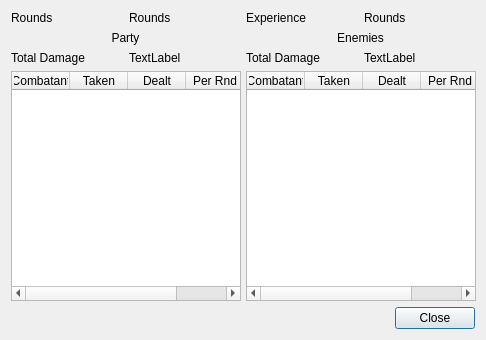
<?xml version="1.0" encoding="UTF-8"?>
<ui version="4.0">
 <class>BattleDialogLogView</class>
 <widget class="QDialog" name="BattleDialogLogView">
  <property name="geometry">
   <rect>
    <x>0</x>
    <y>0</y>
    <width>486</width>
    <height>340</height>
   </rect>
  </property>
  <property name="minimumSize">
   <size>
    <width>400</width>
    <height>300</height>
   </size>
  </property>
  <property name="windowTitle">
   <string>Battle Statistics</string>
  </property>
  <property name="styleSheet">
   <string notr="true">background-image: url(:/img/data/parchment.jpg);</string>
  </property>
  <layout class="QVBoxLayout" name="verticalLayout_3">
   <item>
    <layout class="QHBoxLayout" name="horizontalLayout_6">
     <item>
      <layout class="QHBoxLayout" name="horizontalLayout_2">
       <item>
        <widget class="QLabel" name="label_5">
         <property name="text">
          <string>Rounds</string>
         </property>
        </widget>
       </item>
       <item>
        <widget class="QLabel" name="lblRounds">
         <property name="text">
          <string>Rounds</string>
         </property>
        </widget>
       </item>
      </layout>
     </item>
     <item>
      <layout class="QHBoxLayout" name="horizontalLayout_4">
       <item>
        <widget class="QLabel" name="label_6">
         <property name="text">
          <string>Experience</string>
         </property>
        </widget>
       </item>
       <item>
        <widget class="QLabel" name="lblExperience">
         <property name="text">
          <string>Rounds</string>
         </property>
        </widget>
       </item>
      </layout>
     </item>
    </layout>
   </item>
   <item>
    <layout class="QHBoxLayout" name="horizontalLayout_5">
     <item>
      <layout class="QVBoxLayout" name="verticalLayout_2">
       <item>
        <widget class="QLabel" name="label">
         <property name="text">
          <string>Party</string>
         </property>
         <property name="alignment">
          <set>Qt::AlignCenter</set>
         </property>
        </widget>
       </item>
       <item>
        <layout class="QHBoxLayout" name="horizontalLayout">
         <item>
          <widget class="QLabel" name="label_2">
           <property name="text">
            <string>Total Damage</string>
           </property>
          </widget>
         </item>
         <item>
          <widget class="QLabel" name="lblDamageParty">
           <property name="text">
            <string>TextLabel</string>
           </property>
          </widget>
         </item>
        </layout>
       </item>
       <item>
        <widget class="QTableWidget" name="tblParty">
         <property name="minimumSize">
          <size>
           <width>230</width>
           <height>0</height>
          </size>
         </property>
         <property name="columnCount">
          <number>4</number>
         </property>
         <attribute name="horizontalHeaderDefaultSectionSize">
          <number>58</number>
         </attribute>
         <attribute name="horizontalHeaderShowSortIndicator" stdset="0">
          <bool>true</bool>
         </attribute>
         <attribute name="horizontalHeaderStretchLastSection">
          <bool>true</bool>
         </attribute>
         <attribute name="verticalHeaderVisible">
          <bool>false</bool>
         </attribute>
         <column>
          <property name="text">
           <string>Combatant</string>
          </property>
         </column>
         <column>
          <property name="text">
           <string>Taken</string>
          </property>
         </column>
         <column>
          <property name="text">
           <string>Dealt</string>
          </property>
         </column>
         <column>
          <property name="text">
           <string>Per Rnd</string>
          </property>
         </column>
        </widget>
       </item>
      </layout>
     </item>
     <item>
      <layout class="QVBoxLayout" name="verticalLayout">
       <item>
        <widget class="QLabel" name="label_3">
         <property name="text">
          <string>Enemies</string>
         </property>
         <property name="alignment">
          <set>Qt::AlignCenter</set>
         </property>
        </widget>
       </item>
       <item>
        <layout class="QHBoxLayout" name="horizontalLayout_3">
         <item>
          <widget class="QLabel" name="label_4">
           <property name="text">
            <string>Total Damage</string>
           </property>
          </widget>
         </item>
         <item>
          <widget class="QLabel" name="lblDamageEnemies">
           <property name="text">
            <string>TextLabel</string>
           </property>
          </widget>
         </item>
        </layout>
       </item>
       <item>
        <widget class="QTableWidget" name="tblEnemies">
         <property name="minimumSize">
          <size>
           <width>230</width>
           <height>0</height>
          </size>
         </property>
         <property name="columnCount">
          <number>4</number>
         </property>
         <attribute name="horizontalHeaderVisible">
          <bool>true</bool>
         </attribute>
         <attribute name="horizontalHeaderDefaultSectionSize">
          <number>58</number>
         </attribute>
         <attribute name="horizontalHeaderShowSortIndicator" stdset="0">
          <bool>true</bool>
         </attribute>
         <attribute name="horizontalHeaderStretchLastSection">
          <bool>true</bool>
         </attribute>
         <attribute name="verticalHeaderVisible">
          <bool>false</bool>
         </attribute>
         <column>
          <property name="text">
           <string>Combatant</string>
          </property>
         </column>
         <column>
          <property name="text">
           <string>Taken</string>
          </property>
         </column>
         <column>
          <property name="text">
           <string>Dealt</string>
          </property>
         </column>
         <column>
          <property name="text">
           <string>Per Rnd</string>
          </property>
         </column>
        </widget>
       </item>
      </layout>
     </item>
    </layout>
   </item>
   <item>
    <widget class="QDialogButtonBox" name="buttonBox">
     <property name="orientation">
      <enum>Qt::Horizontal</enum>
     </property>
     <property name="standardButtons">
      <set>QDialogButtonBox::Close</set>
     </property>
    </widget>
   </item>
  </layout>
 </widget>
 <resources/>
 <connections>
  <connection>
   <sender>buttonBox</sender>
   <signal>accepted()</signal>
   <receiver>BattleDialogLogView</receiver>
   <slot>accept()</slot>
   <hints>
    <hint type="sourcelabel">
     <x>248</x>
     <y>254</y>
    </hint>
    <hint type="destinationlabel">
     <x>157</x>
     <y>274</y>
    </hint>
   </hints>
  </connection>
  <connection>
   <sender>buttonBox</sender>
   <signal>rejected()</signal>
   <receiver>BattleDialogLogView</receiver>
   <slot>reject()</slot>
   <hints>
    <hint type="sourcelabel">
     <x>316</x>
     <y>260</y>
    </hint>
    <hint type="destinationlabel">
     <x>286</x>
     <y>274</y>
    </hint>
   </hints>
  </connection>
 </connections>
</ui>
